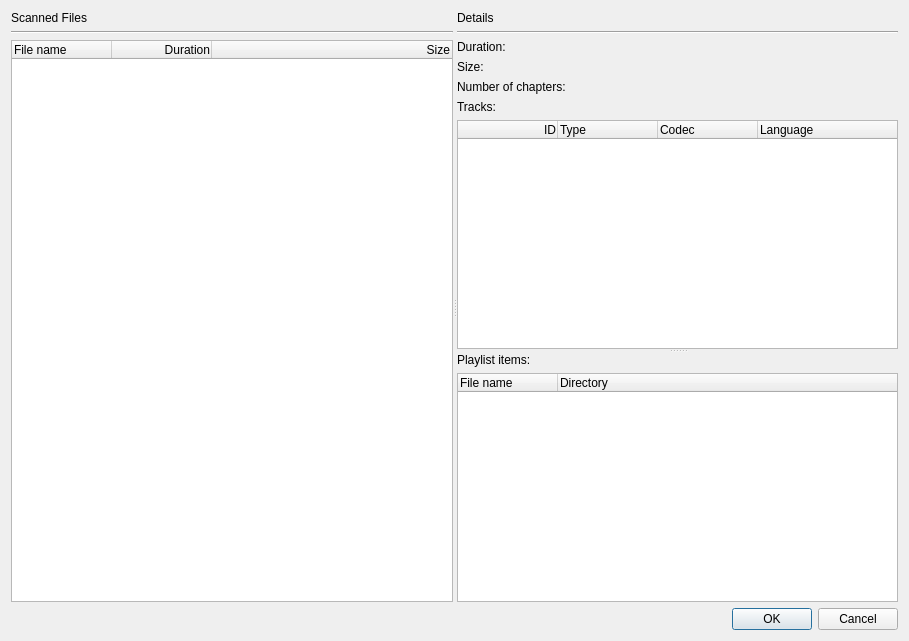
<?xml version="1.0" encoding="UTF-8"?>
<ui version="4.0">
 <class>mtx::gui::Merge::SelectPlaylistDialog</class>
 <widget class="QDialog" name="mtx::gui::Merge::SelectPlaylistDialog">
  <property name="windowModality">
   <enum>Qt::ApplicationModal</enum>
  </property>
  <property name="geometry">
   <rect>
    <x>0</x>
    <y>0</y>
    <width>909</width>
    <height>641</height>
   </rect>
  </property>
  <property name="windowTitle">
   <string>Select file to add</string>
  </property>
  <layout class="QVBoxLayout" name="verticalLayout_5">
   <item>
    <widget class="QSplitter" name="selectPlaylistDialogSplitter1">
     <property name="orientation">
      <enum>Qt::Horizontal</enum>
     </property>
     <widget class="QWidget" name="">
      <layout class="QVBoxLayout" name="verticalLayout">
       <item>
        <widget class="QLabel" name="scannedFilesLabel">
         <property name="text">
          <string>Scanned Files</string>
         </property>
        </widget>
       </item>
       <item>
        <widget class="Line" name="line">
         <property name="orientation">
          <enum>Qt::Horizontal</enum>
         </property>
        </widget>
       </item>
       <item>
        <widget class="QTreeWidget" name="scannedFiles">
         <property name="editTriggers">
          <set>QAbstractItemView::NoEditTriggers</set>
         </property>
         <property name="showDropIndicator" stdset="0">
          <bool>false</bool>
         </property>
         <property name="selectionBehavior">
          <enum>QAbstractItemView::SelectRows</enum>
         </property>
         <column>
          <property name="text">
           <string>File name</string>
          </property>
         </column>
         <column>
          <property name="text">
           <string>Duration</string>
          </property>
          <property name="textAlignment">
           <set>AlignRight|AlignVCenter</set>
          </property>
         </column>
         <column>
          <property name="text">
           <string>Size</string>
          </property>
          <property name="textAlignment">
           <set>AlignRight|AlignVCenter</set>
          </property>
         </column>
        </widget>
       </item>
      </layout>
     </widget>
     <widget class="QWidget" name="">
      <layout class="QVBoxLayout" name="verticalLayout_4">
       <item>
        <widget class="QLabel" name="detailsLabel">
         <property name="text">
          <string>Details</string>
         </property>
        </widget>
       </item>
       <item>
        <widget class="Line" name="line_2">
         <property name="orientation">
          <enum>Qt::Horizontal</enum>
         </property>
        </widget>
       </item>
       <item>
        <layout class="QGridLayout" name="gridLayout">
         <item row="0" column="0">
          <widget class="QLabel" name="durationLabel">
           <property name="text">
            <string>Duration:</string>
           </property>
          </widget>
         </item>
         <item row="0" column="1">
          <widget class="QLabel" name="duration">
           <property name="sizePolicy">
            <sizepolicy hsizetype="Expanding" vsizetype="Preferred">
             <horstretch>0</horstretch>
             <verstretch>0</verstretch>
            </sizepolicy>
           </property>
           <property name="text">
            <string/>
           </property>
          </widget>
         </item>
         <item row="1" column="0">
          <widget class="QLabel" name="sizeLabel">
           <property name="text">
            <string>Size:</string>
           </property>
          </widget>
         </item>
         <item row="2" column="0">
          <widget class="QLabel" name="numberOfChaptersLabel">
           <property name="text">
            <string>Number of chapters:</string>
           </property>
          </widget>
         </item>
         <item row="2" column="1">
          <widget class="QLabel" name="numberOfChapters">
           <property name="sizePolicy">
            <sizepolicy hsizetype="Expanding" vsizetype="Preferred">
             <horstretch>0</horstretch>
             <verstretch>0</verstretch>
            </sizepolicy>
           </property>
           <property name="text">
            <string/>
           </property>
          </widget>
         </item>
         <item row="1" column="1">
          <widget class="QLabel" name="size">
           <property name="sizePolicy">
            <sizepolicy hsizetype="Expanding" vsizetype="Preferred">
             <horstretch>0</horstretch>
             <verstretch>0</verstretch>
            </sizepolicy>
           </property>
           <property name="text">
            <string/>
           </property>
          </widget>
         </item>
        </layout>
       </item>
       <item>
        <widget class="QSplitter" name="selectPlaylistDialogSplitter2">
         <property name="orientation">
          <enum>Qt::Vertical</enum>
         </property>
         <widget class="QWidget" name="">
          <layout class="QVBoxLayout" name="verticalLayout_2">
           <item>
            <widget class="QLabel" name="tracksLabel">
             <property name="text">
              <string>Tracks:</string>
             </property>
            </widget>
           </item>
           <item>
            <widget class="QTreeWidget" name="tracks">
             <property name="editTriggers">
              <set>QAbstractItemView::NoEditTriggers</set>
             </property>
             <property name="showDropIndicator" stdset="0">
              <bool>false</bool>
             </property>
             <property name="selectionBehavior">
              <enum>QAbstractItemView::SelectRows</enum>
             </property>
             <column>
              <property name="text">
               <string>ID</string>
              </property>
              <property name="textAlignment">
               <set>AlignRight|AlignVCenter</set>
              </property>
             </column>
             <column>
              <property name="text">
               <string>Type</string>
              </property>
             </column>
             <column>
              <property name="text">
               <string>Codec</string>
              </property>
             </column>
             <column>
              <property name="text">
               <string>Language</string>
              </property>
             </column>
            </widget>
           </item>
          </layout>
         </widget>
         <widget class="QWidget" name="">
          <layout class="QVBoxLayout" name="verticalLayout_3">
           <item>
            <widget class="QLabel" name="playlistItemsLabel">
             <property name="text">
              <string>Playlist items:</string>
             </property>
            </widget>
           </item>
           <item>
            <widget class="QTreeWidget" name="playlistItems">
             <property name="editTriggers">
              <set>QAbstractItemView::NoEditTriggers</set>
             </property>
             <property name="showDropIndicator" stdset="0">
              <bool>false</bool>
             </property>
             <property name="selectionBehavior">
              <enum>QAbstractItemView::SelectRows</enum>
             </property>
             <column>
              <property name="text">
               <string>File name</string>
              </property>
             </column>
             <column>
              <property name="text">
               <string>Directory</string>
              </property>
             </column>
            </widget>
           </item>
          </layout>
         </widget>
        </widget>
       </item>
      </layout>
     </widget>
    </widget>
   </item>
   <item>
    <widget class="QDialogButtonBox" name="buttonBox">
     <property name="orientation">
      <enum>Qt::Horizontal</enum>
     </property>
     <property name="standardButtons">
      <set>QDialogButtonBox::Cancel|QDialogButtonBox::Ok</set>
     </property>
    </widget>
   </item>
  </layout>
 </widget>
 <tabstops>
  <tabstop>scannedFiles</tabstop>
  <tabstop>tracks</tabstop>
  <tabstop>playlistItems</tabstop>
  <tabstop>buttonBox</tabstop>
 </tabstops>
 <resources/>
</ui>
